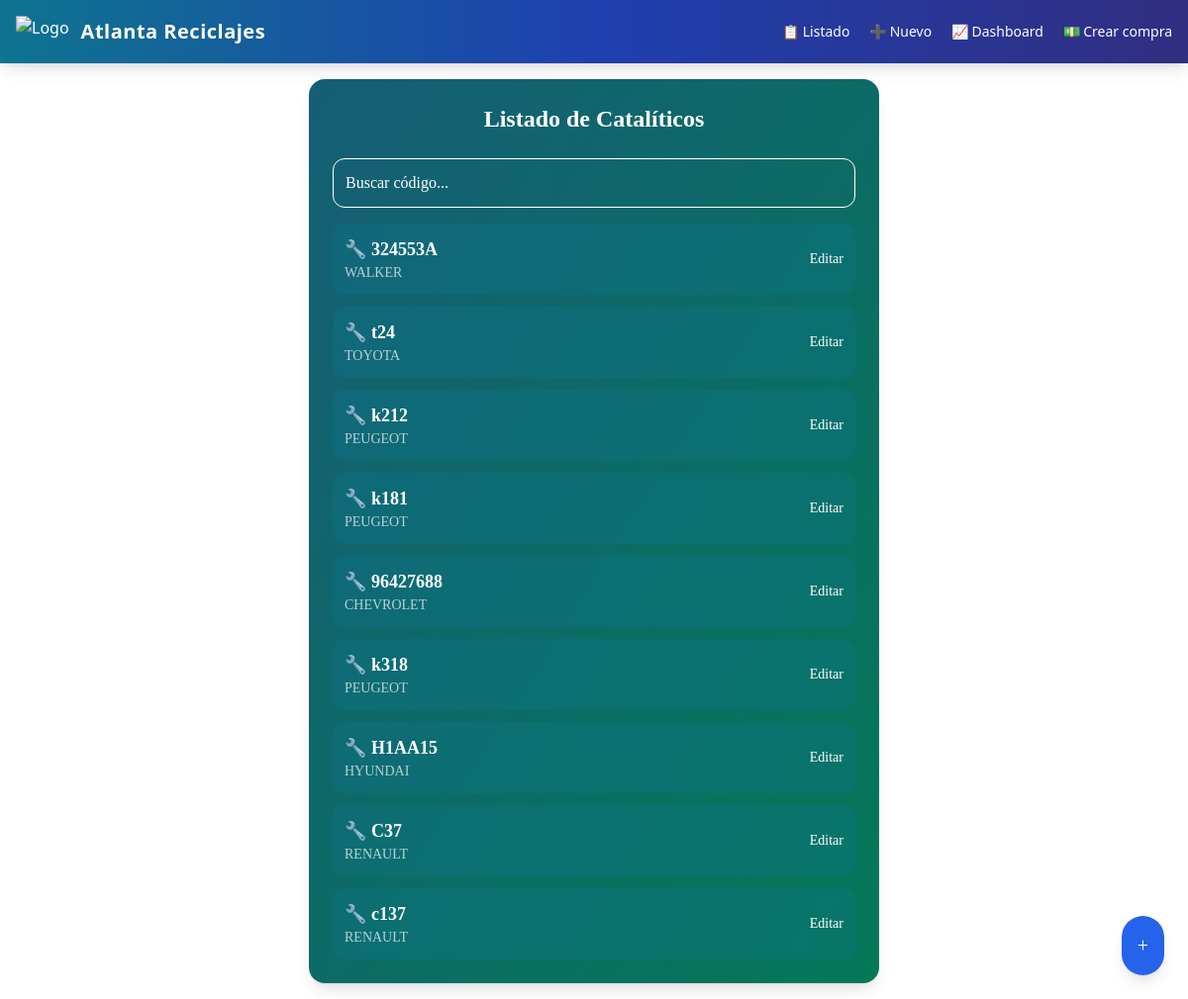
/listado/, run on an earlier commit of the app's database.
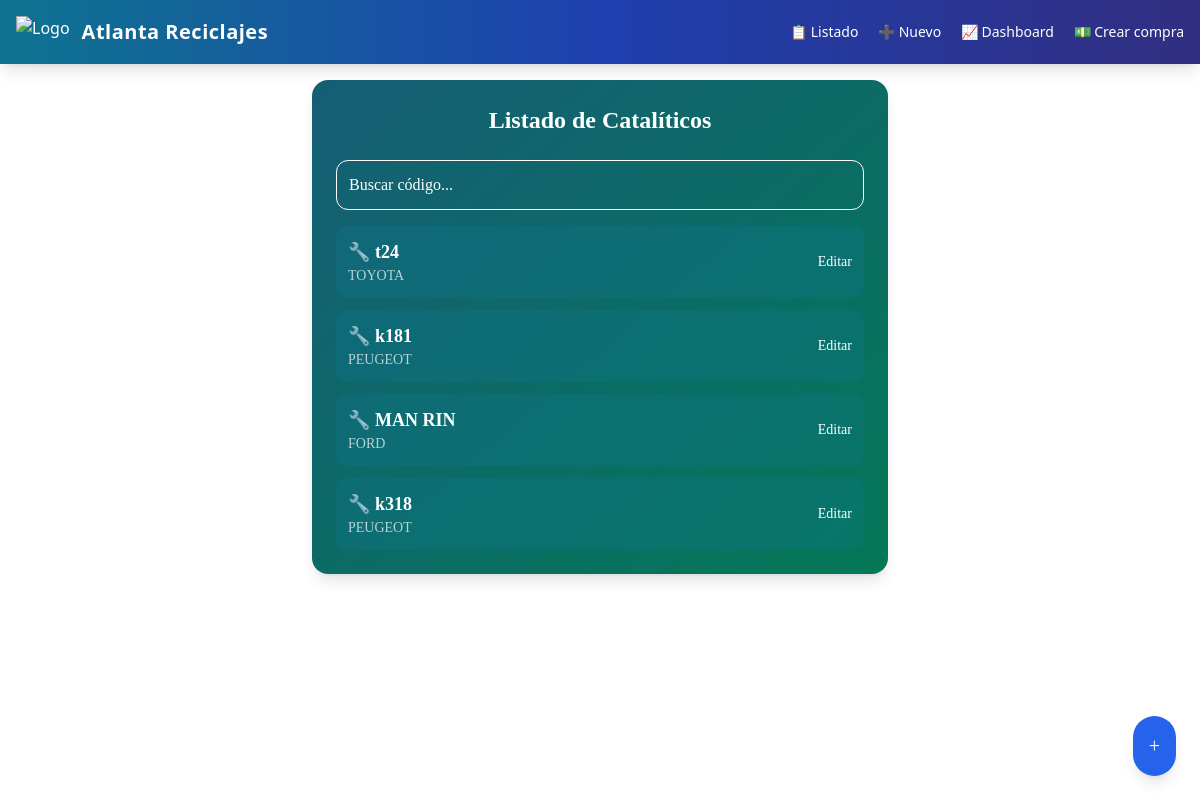
And on a later commit of the database.
### cataliticos/models.py (models this page shows, shortened)
class Catalitico(models.Model):
    codigo = models.CharField(max_length=100, unique=True)
    descripcion = models.CharField(max_length=255)
    valor = models.PositiveIntegerField(default=0)
    imagen_principal = models.ImageField(upload_to='cataliticos/', null=True, blank=True)
    galeria = models.ImageField(upload_to='cataliticos/', null=True, blank=True)

### cataliticos/views.py (the view)
# urls.py: path('listado/', views.listado_y_busqueda, name='listado'),
def listado_y_busqueda(request):
    codigo = request.GET.get("q", "")
    resultado = None
    creado = False
    form = CataliticoForm()
    codigos = Catalitico.objects.all().order_by("-id")
    if codigo:
        try:
            resultado = Catalitico.objects.get(codigo__iexact=codigo.strip())
        except Catalitico.DoesNotExist:
            if request.method == "POST":
                form = CataliticoForm(request.POST, request.FILES)
                if form.is_valid():
                    form.save()
                    creado = True
                    resultado = form.instance
        cataliticos = codigos.filter(codigo__icontains=codigo)
    else:
        cataliticos = codigos
    return render(request, "cataliticos/listado.html", {
        "codigo": codigo,
        "resultado": resultado,
        "creado": creado,
        "form": form,
        "codigos": codigos,
        "cataliticos": cataliticos,
    })

### cataliticos/forms.py
class CataliticoForm(forms.ModelForm):
    class Meta:
        model = Catalitico
        fields = ['codigo', 'descripcion', 'valor', 'imagen_principal', 'galeria']

### cataliticos/templates/cataliticos/listado.html (shortened to what this page needs)
{% extends 'base.html' %}
{% load humanize %}
{% block content %}
<div class="max-w-xl mx-auto bg-gradient-to-br from-cyan-800 to-emerald-700 p-6 rounded-2xl shadow-lg text-white font-[Orbitron]">
    <h1 class="text-2xl font-bold mb-6 text-center">Listado de Catalíticos</h1>
    <form method="GET" action="{% url 'cataliticos:listado' %}" class="mb-4">
        <input type="text" name="q" placeholder="Buscar código..." value="{{ codigo }}"
            class="w-full p-3 rounded-xl bg-transparent border border-white placeholder-white text-white focus:outline-none focus:ring-2 focus:ring-cyan-300">
    </form>
    {% if codigo and resultado %}
        <div class="bg-cyan-700/30 rounded-xl p-4 shadow-md space-y-2">
            <h2 class="text-xl font-bold">🔧 {{ resultado.codigo }}</h2>
            <p class="text-white/80 text-sm">Marca/Descripción: {{ resultado.descripcion|default:"Sin descripción" }}</p>
            <p class="text-white/90 text-sm">Valor: ${{ resultado.valor|floatformat:0|intcomma }}</p>
            {% if resultado.imagen_principal %}
    <img src="{{ resultado.imagen_principal.url }}" alt="Foto 1"
         class="rounded-xl mt-3 w-full max-h-60 object-cover border border-white">
{% if resultado.galeria %}
    <img src="{{ resultado.galeria.url }}" alt="Foto 2"
         class="rounded-xl mt-3 w-full max-h-60 object-cover border border-white mt-2">
    <img src="" alt="Foto 3"
         class="rounded-xl mt-3 w-full max-h-60 object-cover border border-white mt-2">
{% endif %}
    <img src="" alt="Foto 4"
         class="rounded-xl mt-3 w-full max-h-60 object-cover border border-white mt-2">
{% endif %}
            <a href="{% url 'cataliticos:editar' resultado.id %}"
               class="inline-block mt-4 bg-white text-cyan-800 font-semibold px-4 py-2 rounded-lg hover:bg-cyan-200 transition">
               Editar Catalítico
            </a>
        </div>
    {% else %}
        <div class="space-y-3">
            {% for catalitico in cataliticos %}
                <div class="bg-cyan-700/30 rounded-xl p-3 flex items-center justify-between">
                    <div>
                        <p class="font-bold text-lg">🔧 {{ catalitico.codigo }}</p>
                        <p class="text-sm uppercase text-white/70">{{ catalitico.descripcion|default:"Sin marca" }}</p>
                    </div>
                    <a href="{% url 'cataliticos:editar' catalitico.id %}" class="text-sm text-white hover:text-cyan-300">Editar</a>
                </div>
            {% empty %}
                <p class="text-white text-center mt-4">No hay catalíticos registrados aún.</p>
            {% endfor %}
        </div>
    {% endif %}
    <a href="{% url 'cataliticos:crear' %}"
       class="fixed bottom-6 right-6 bg-blue-600 hover:bg-blue-700 text-white p-4 rounded-full shadow-lg transition text-xl">+</a>
</div>
{% endblock %}

### cataliticos/templates/base.html (shortened to what this page needs)
{% load static %}
<!DOCTYPE html>
<html lang="es">
<head>
  <script src="https://cdn.tailwindcss.com"></script>
</head>
<body class="text-white font-sans">
  <nav class="bg-gradient-to-r from-cyan-700 via-blue-800 to-indigo-900 shadow-lg p-4">
    <div class="max-w-7xl mx-auto flex flex-wrap items-center justify-between">
      <div class="flex items-center space-x-3">
        <img src="{% static 'img/logo.png' %}" alt="Logo" class="h-8">
        <span class="text-xl font-bold tracking-wide">Atlanta Reciclajes</span>
      </div>
      <div class="mt-3 md:mt-0 space-x-4 text-sm text-white text-center w-full md:w-auto">
        <a href="{% url 'cataliticos:listado' %}" class="hover:text-cyan-300 block md:inline">📋 Listado</a>
        <a href="{% url 'cataliticos:crear' %}" class="hover:text-cyan-300 block md:inline">➕ Nuevo</a>
        <a href="{% url 'cataliticos:dashboard' %}" class="hover:text-cyan-300 block md:inline">📈 Dashboard</a>
        <a href="{% url 'cataliticos:crear_compra_multiple' %}" class="hover:text-cyan-300 block md:inline">💵 Crear compra</a>
      </div>
    </div>
  </nav>
  <main class="max-w-4xl mx-auto p-4">
    {% block content %}{% endblock %}
  </main>
</body>
</html>

What changed in the data, as far as the page shows it:
removed Catalitico: codigo "324553A", descripcion "WALKER"
removed Catalitico: codigo "k212", descripcion "PEUGEOT"
removed Catalitico: codigo "96427688", descripcion "CHEVROLET"
removed Catalitico: codigo "H1AA15", descripcion "HYUNDAI"
removed Catalitico: codigo "C37", descripcion "RENAULT"
removed Catalitico: codigo "c137", descripcion "RENAULT"
added Catalitico: codigo "MAN RIN", descripcion "FORD"
